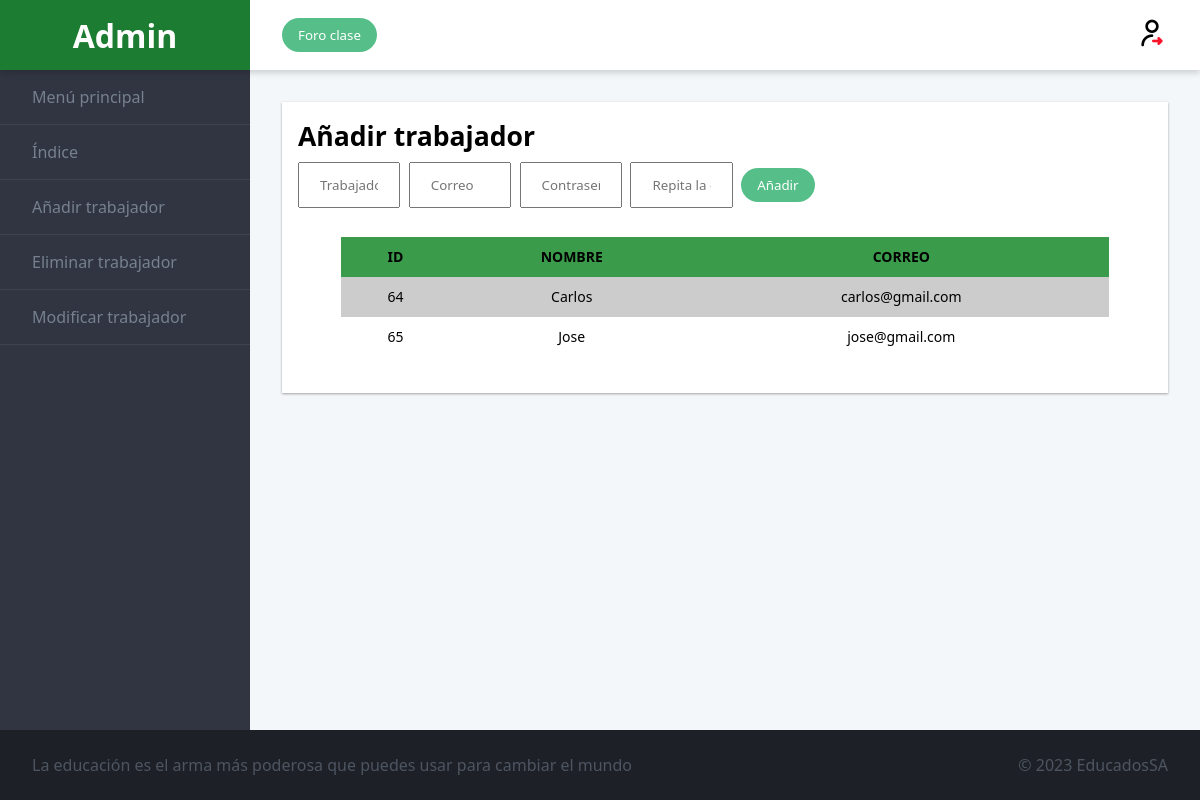
The app's page /admin/Plantilla/añadira.php (signed in) with its own data.
### tables this page shows
CREATE TABLE `profesor` (
  `id_usuario` int(4) NOT NULL,
  `nombre` varchar(50) DEFAULT NULL,
  `correo` varchar(100) NOT NULL,
  `contraseña` varchar(100) NOT NULL
);

### admin/Plantilla/añadira.php (the view, shortened to what this page needs)
<!DOCTYPE html>
<html lang="en">
  <head>
    <link rel="stylesheet" href="../style.css">
  </head>
  <body>
  <div class="admin">
  <header class="admin__header">
    <a href="adminindex.php" class="logo">
      <?php echo "<h1>$_SESSION[nombre]</h1>"; ?>
    </a>
    <div class="toolbar">
      <button class="btn  btn--primary">Foro clase</button>
      <a href="../../cerrar_sesion.php" class="logout"><img src="../img/cerrar-sesion.png"></a>
    </div>
  </header>
  <nav class="admin__nav">
    <ul class="menu">
      <li class="menu__item">
        <a class="menu__link" href="../adminindex.php">Menú principal</a>
      </li>
      <li class="menu__item">
        <a class="menu__link" href="./plantilla.php">Índice</a>
      </li>
      <li class="menu__item">
        <a class="menu__link" href="./añadira.php">Añadir trabajador</a>
      </li>
      <li class="menu__item">
        <a class="menu__link" href="./eliminara.php">Eliminar trabajador</a>
      </li>
      <li class="menu__item">
        <a class="menu__link" href="./actualizara.php">Modificar trabajador</a>
      </li>
    </ul>
  </nav>
  <main class="admin__main">
    <div class="dashboard">
      <div class="dashboard__item dashboard__item--full">
        <div class="card">
        <h5>Añadir trabajador</h5>
        <form action="añadira2.php" method="POST">
            <input type="text" name="nombre" id="nombre" placeholder="Trabajador" required/>
            <input type="email" name="correo" id="correo" placeholder="Correo" required/>
            <input type="password" name="pass" id="pass" placeholder="Contraseña" required/>
            <input type="password" name="pass2" id="pass2" placeholder="Repita la contraseña" required/>
            <input type="submit" value="Añadir" name="añadir"  class="btn  btn--primary">
        </form>
            <?php
                $conexion = mysqli_connect("db", "root", "rootroot") or die("No se puede conectar con el servidor");
                mysqli_select_db($conexion, "educados") or die("No se puede seleccionar la base de datos");
                $instruccion = "SELECT id_usuario, nombre, correo FROM profesor";
                $consulta = mysqli_query($conexion, $instruccion) or die("Fallo en la consulta");
                $nfilas = mysqli_num_rows($consulta);
                if ($nfilas > 0) {
                    print("<TABLE class='table'>\n");
                    print("<TR>\n");
                    print("<TH>ID</TH>\n");
                    print("<TH>NOMBRE</TH>\n");
                    print("<TH>CORREO</TH>\n");
                    print("</TR>\n");
                for ($i = 0; $i < $nfilas; $i++) {
                    $resultado = mysqli_fetch_array($consulta);
                    print("<TR>\n");
                    print("<TD>" . $resultado['id_usuario'] . "</TD>\n");
                    print("<TD>" . $resultado['nombre'] . "</TD>\n");
                    print("<TD>" . $resultado['correo'] . "</TD>\n");
                    print("</TR>\n");
                }
                print("</TABLE>\n");
            } else {
                print("No hay trabajadores disponibles para mostrar");
            }
    ?>
        </div>
      </div>
    </div>
  </main>
  <footer class="admin__footer">
    <ul class="ticker">
      <li class="ticker__item">La educación es el arma más poderosa que puedes usar para cambiar el mundo</li>
    </ul>
    <span>
      &copy; 2023 EducadosSA
    </span>
  </footer>
</div>
  </body>
</html>

### admin/style.css (style rules this page uses)
* { box-sizing: border-box; margin: 0; font-family: 'Source Sans 3', 'Segoe UI', Tahoma, Geneva, Verdana, sans-serif; }
body { height: 100%; overflow-x: hidden; margin: 0; }
.admin { --spacing: 1rem; display: flex; flex-wrap: wrap; display: grid; height: 100vh; grid-template-rows: 70px 1fr 70px; grid-template-columns: 250px 1fr; grid-template-areas: "header header" "nav main" "footer footer"; }
.admin__header { display: flex; flex-basis: 100%; grid-area: header; height: 70px; background-color: #fff; box-shadow: 0 3px 6px rgba(0, 0, 0, 0.16); position: relative; }
.admin__nav { flex: 0 0 250px; grid-area: nav; background-color: #313541; }
.admin__main { flex: 1; grid-area: main; padding: var(--spacing); overflow-y: auto; overflow-x: hidden; -webkit-overflow-scrolling: touch; background-color: #f4f7fa; }
.admin__footer { display: flex; grid-area: footer; flex-basis: 100%; justify-content: space-between; align-items: center; height: 70px; padding: 0 var(--spacing); color: #4e5561; background-color: #1d2127; }
@media screen and (min-width: 48rem) { .admin { --spacing: 2rem; } }
.dashboard { --column-count: 2; display: flex; flex-wrap: wrap; margin: 0 calc(var(--spacing) * -0.5); display: grid; grid-template-columns: repeat(var(--column-count), 1fr); grid-gap: var(--spacing); }
.dashboard__item { flex: 1 1 50%; grid-column-end: span 2; padding: calc(var(--spacing) / 2); }
.dashboard__item--full { flex-basis: 100%; grid-column: 1/-1; }
@media screen and (min-width: 48rem) { .dashboard { --column-count: 4; } }
a { color: #1c7c31; text-decoration: none; }
img { max-width: 100%; height: auto; }
.logo { display: flex; flex: 0 0 250px; height: 70px; justify-content: center; align-items: center; position: relative; margin: 0; color: #fff; background-color: #1c7c31; font-size: 1rem; }
.logo h1 { margin: 0; }
.toolbar { display: flex; flex: 1; justify-content: space-between; align-items: center; padding: 0 var(--spacing); }
.menu { list-style-type: none; padding: 0; }
.menu__item { border-bottom: 1px solid rgba(255, 255, 255, 0.07); }
.menu__link { display: block; padding: 1rem 2rem; color: #76808f; text-decoration: none; }
.card { height: 100%; padding: 1rem; font-size: 2rem; font-weight: 300; background-color: #fff; box-shadow: 0 1px 3px rgba(0, 0, 0, 0.12), 0 1px 2px rgba(0, 0, 0, 0.24); transition: all 0.3s cubic-bezier(0.25, 0.8, 0.25, 1); }
.btn { display: inline-block; border-radius: 5em; border: 0; padding: 0.5rem 1rem; white-space: nowrap; }
.btn--primary { color: #fff; background-color: #56bf89; }
.ticker { list-style-type: none; padding: 0; margin: 0; display: flex; flex-wrap: wrap; }
.ticker__item { margin-right: 1rem; }
table { width: 90%; border-collapse: collapse; border-spacing: 0; font-size: 14px; font-family: 'Source Sans 3', 'Segoe UI', Tahoma, Geneva, Verdana, sans-serif; text-align: center; margin: 20px auto; }
th, td { padding: 10px; vertical-align: center; border: 1px solid #41414100; }
th { background-color: #3a9c4a; font-weight: bold; }
tr:nth-child(even) td { background-color: #cccccc; }
input[type=text] { width: 12%; padding: 12px 20px; margin: 8px 0; box-sizing: border-box; }
input[type=email] { width: 12%; padding: 12px 20px; margin: 8px 0; box-sizing: border-box; }
input[type=password] { width: 12%; padding: 12px 20px; margin: 8px 0; box-sizing: border-box; }

### records on screen
profesor: id_usuario "64", nombre "Carlos", correo "carlos@gmail.com"
profesor: id_usuario "65", nombre "Jose", correo "jose@gmail.com"

### other values on screen
$_SESSION[nombre] "Admin"
